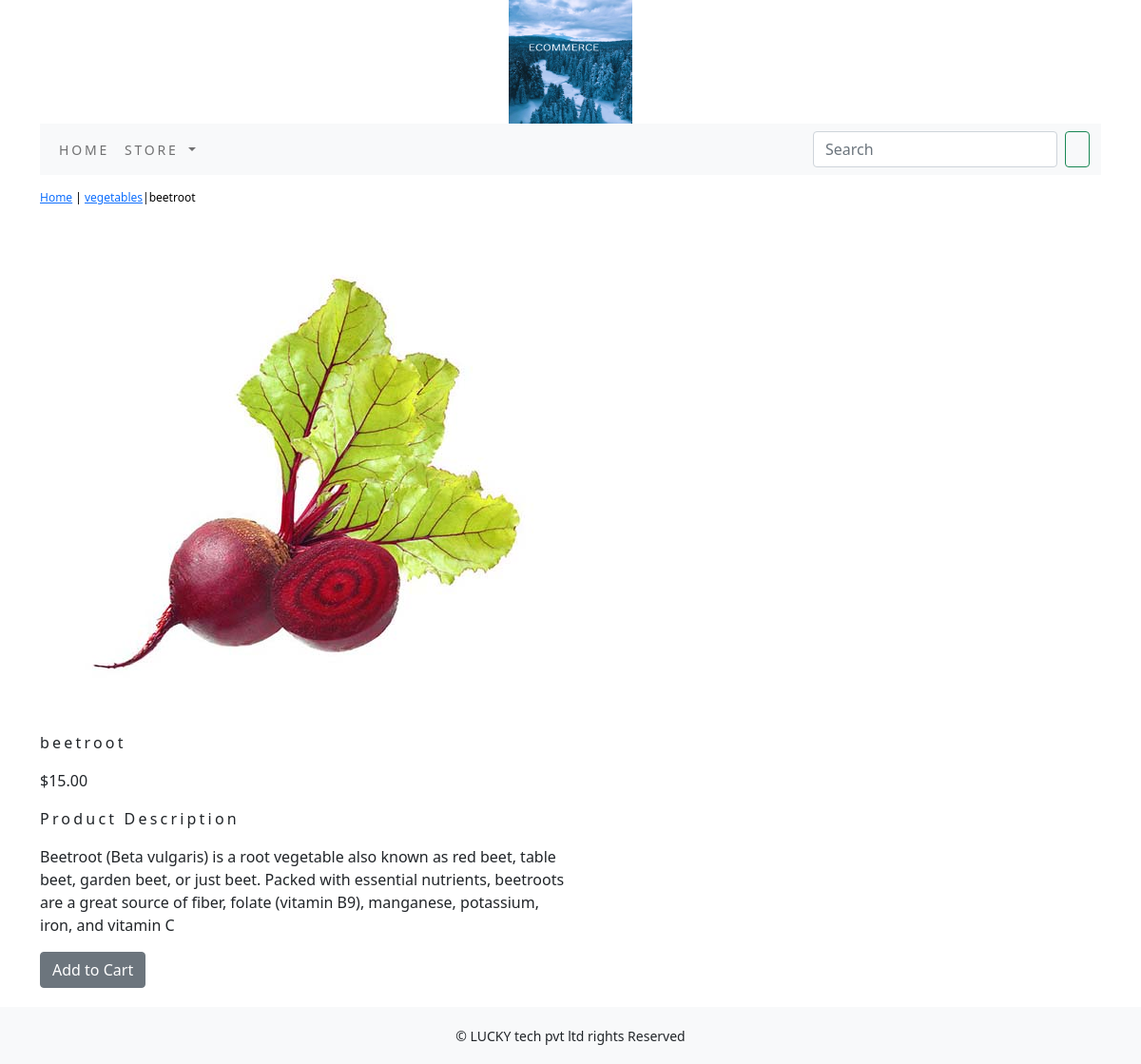
The app's page /store/vegetables/beetroot/ with its own data.
### store/models.py (models this page shows, shortened)
class Product(models.Model):
    name=models.CharField(max_length=250,unique=True)
    slug=models.SlugField(max_length=250,unique=True)
    description=models.TextField(blank=True)
    price=models.DecimalField(max_digits=10,decimal_places=2)
    category=models.ForeignKey(Category,on_delete=models.CASCADE)
    image=models.ImageField(upload_to='product',blank=True)
    stock=models.IntegerField()
    available=models.BooleanField(default=True)
    created=models.DateTimeField(auto_now_add=True)
    updated=models.DateTimeField(auto_now_add=True)
    class Meta:
        ordering = ('name',)
        verbose_name = 'product'
        verbose_name_plural = 'products'

class Category(models.Model):
    name=models.CharField(max_length=250,unique=True)
    slug=models.SlugField(max_length=250,unique=True)
    description=models.TextField(blank=True)
    image=models.ImageField(upload_to='category',blank=True)
    class Meta:
        ordering=('name',)
        verbose_name='category'
        verbose_name_plural='categories'
    def get_url(self):
        return reverse('store:products_by_category',args=[self.slug])
    def __str__(self):
        return '{}'.format(self.name)

### store/views.py (the view)
# urls.py: path('<slug:c_slug>/<slug:product_slug>/', views.proDetail, name='prodCatdetail'),
def proDetail(request,c_slug,product_slug):
    try:
        product=Product.objects.get(category__slug=c_slug,slug=product_slug)
    except Exception as e:
        raise e
    return render(request,'product.html',{'product':product})

### cart/context_processors.py (called while the page is built)
def counter(request):
    item_count=0
    if 'admin' in request.path:
         return {}
    else:
        try:
            cart=Cart.objects.filter(cart_id=_cart_id(request))
            car_items=CartItem.objects.all().filter(cart=cart[:1])
            for cart_items in car_items:
                  item_count += cart_items.quantity
        except Cart.DoesNotExist:
            item_count =0
    return  dict(item_count=item_count)

### cart/views.py (called while the page is built)
def _cart_id(request):
    cart=request.session.session_key
    if not cart:
        cart=request.session.create()
    return cart

### store/context_processors.py (called while the page is built)
def menu_links(request):
    links=Category.objects.all()
    return dict(links=links)

### templates/product.html (shortened to what this page needs)
{% extends 'base.html' %}
{% load static %}
{% block content %}
<div class="row my_prod_row_class">
    <div class="mx_auto">
        <p> <a href="{% url 'store:allProdCat' %}">Home</a> | <a href ="{{product.category.get_url}}">{{product.category}}</a>|{{product.name}} </p>
    </div>
<div class="container">
<br>
<div class="row">
    <div class="col-12 col-sm-12 col-md-12 col-lg-6 text-center">
        <div style="min-width:18rem">
            <img src="{{product.image.url}}" alt="{{product.name}}">
        </div>
    </div>
</div>
     <div class="col-12 col-sm-12 col-md-12 col-lg-6">
         <div>
        <h1 class="my_prod_title">{{product.name}}</h1>
        <p>${{product.price}}</p>
        <p class="my_title">Product Description</p>
        <p class="text-justify my_rod_text">{{product.description}}</p>
        {% if product.stock <= 0 %}
        <p class="text-justify my_prod_text"><b> Out of stock </b></p>
        {% else %}
        <a class="btn btn-secondary" href="{% url 'cart:add_cart' product.id %}">Add to Cart</a>
        {% endif %}
</div>
    </div>
</div>
</div>
{% endblock %}

### static/css/custom.css (style rules this page uses)
body { font-family: 'Roboto', sans-serif; }
.my_title { font-size:16px; text_transform:uppercase; letter-spacing:.2em; }
.my_prod_row_class { padding-top:15px; padding-bottom:20px; }
.my_prod_row_class .mx_auto { color:#000; font-size:12px; text-decoration:none; }
.my_prod_title { font-size:16px; text_transform:uppercase; letter-spacing:.2em; padding-top:15px; padding-bottom:10px; }

### records on screen
Product: category "vegetables", name "beetroot", image (picture), price "15.00", description "Beetroot (Beta vulgaris) is a root vegetable also known as red beet, table beet, garden beet, or just beet. Packed with essential nutrients, beetroots are a great source of fiber, folate (vitamin B9), manganese, potassium, iron, and vitamin C"
